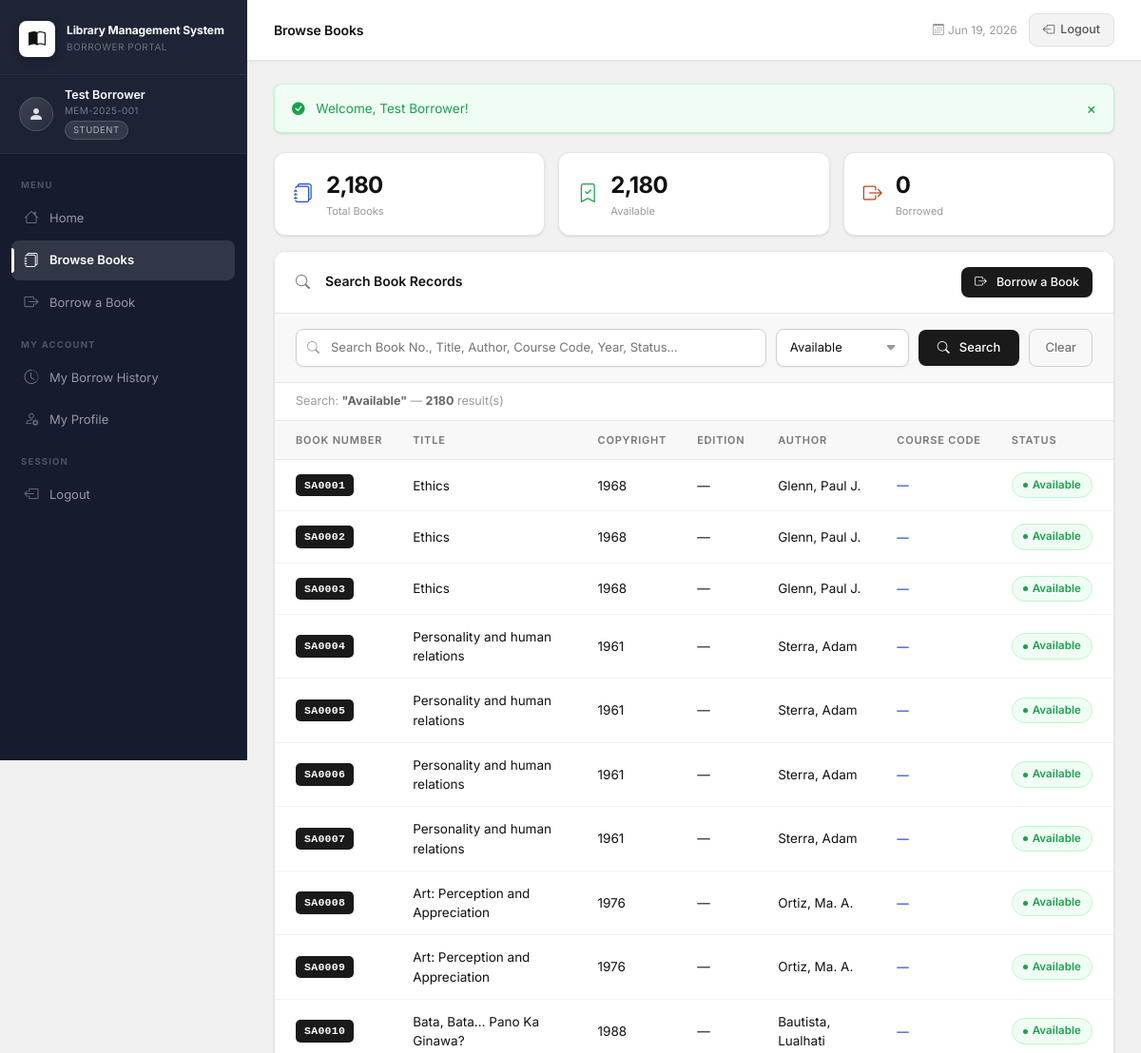
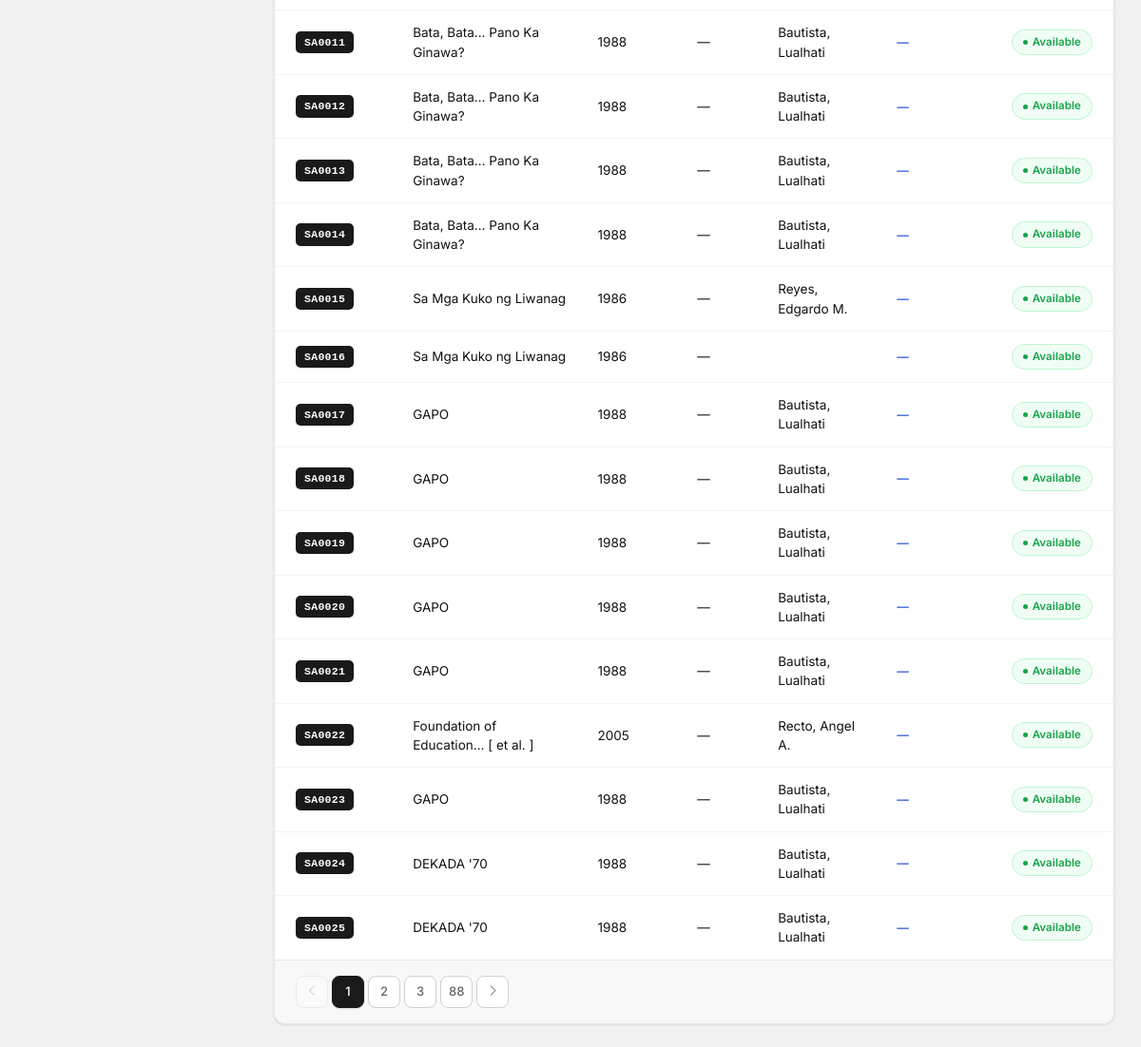
/library_management/user/books.php?status=Available (signed in), run on the app's committed database (2 pictures, top to bottom).
### tables this page shows
CREATE TABLE IF NOT EXISTS books (
    id             INT AUTO_INCREMENT PRIMARY KEY,
    book_number    VARCHAR(20)  NOT NULL UNIQUE COMMENT 'Accession No. e.g. SA0001',
    title          VARCHAR(500) NOT NULL,
    copyright_year VARCHAR(10)  DEFAULT NULL,
    edition        VARCHAR(50)  DEFAULT NULL,
    author         VARCHAR(255) NOT NULL,
    course_code    VARCHAR(50)  DEFAULT NULL,
    status         ENUM('Available','Borrowed') NOT NULL DEFAULT 'Available',
    created_at     TIMESTAMP DEFAULT CURRENT_TIMESTAMP,
    updated_at     TIMESTAMP DEFAULT CURRENT_TIMESTAMP ON UPDATE CURRENT_TIMESTAMP
);

### library_management/user/books.php (the view, shortened to what this page needs)
<?php
$pdo       = getDB();
$search  = trim($_GET['search'] ?? '');
$status  = $_GET['status'] ?? '';
$page    = max(1, intval($_GET['page'] ?? 1));
$perPage = 25;
$offset  = ($page - 1) * $perPage;
$where  = [];
$params = [];
if ($status !== '') { $where[] = "status = ?"; $params[] = $status; }
$whereSQL = $where ? 'WHERE ' . implode(' AND ', $where) : '';
$total      = $pdo->prepare("SELECT COUNT(*) FROM books $whereSQL");
$total->execute($params);
$total      = $total->fetchColumn();
$totalPages = max(1, ceil($total / $perPage));
$stmt = $pdo->prepare("SELECT * FROM books $whereSQL ORDER BY book_number ASC LIMIT $perPage OFFSET $offset");
$stmt->execute($params);
$books = $stmt->fetchAll();
$availCount  = $pdo->query("SELECT COUNT(*) FROM books WHERE status='Available'")->fetchColumn();
$borrowCount = $pdo->query("SELECT COUNT(*) FROM books WHERE status='Borrowed'")->fetchColumn();
require_once __DIR__ . '/header.php';
?>
<div class="mini-stats-row">
    <div class="mini-stat"><i class="bi bi-journals"></i><div><div class="ms-num"><?= number_format($total) ?></div><div class="ms-lbl">Total Books</div></div></div>
    <div class="mini-stat ms-green"><i class="bi bi-bookmark-check"></i><div><div class="ms-num"><?= number_format($availCount) ?></div><div class="ms-lbl">Available</div></div></div>
    <div class="mini-stat ms-orange"><i class="bi bi-box-arrow-right"></i><div><div class="ms-num"><?= number_format($borrowCount) ?></div><div class="ms-lbl">Borrowed</div></div></div>
</div>
<div class="section-card mt-3">
    <div class="section-header">
        <h3><i class="bi bi-search me-2"></i>Search Book Records</h3>
        <a href="<?= BASE_URL ?>/user/borrow.php" class="btn-primary-custom" style="font-size:12.5px;padding:7px 14px;">
            <i class="bi bi-box-arrow-right me-1"></i>Borrow a Book
        </a>
    </div>
    <form method="GET" class="filter-bar">
        <div class="filter-row">
            <div class="search-wrap">
                <input type="text" name="search" class="filter-input search-input"
                       placeholder="Search Book No., Title, Author, Course Code, Year, Status..."
                       value="<?= htmlspecialchars($search) ?>">
            </div>
            <select name="status" class="filter-input filter-select">
                <option value="Available" <?= $status === 'Available' ? 'selected' : '' ?>>Available</option>
            </select>
            <button type="submit" class="btn-filter"><i class="bi bi-search me-1"></i>Search</button>
            <?php if ($search || $status): ?>
            <a href="<?= BASE_URL ?>/user/books.php" class="btn-filter-reset">Clear</a>
            <?php endif; ?>
        </div>
    </form>
    <div class="table-info">
        <?php if ($search || $status): ?>
        Search: <strong>"<?= htmlspecialchars($search ?: $status) ?>"</strong> — <strong><?= $total ?></strong> result(s)
        <?php else: ?>
        Showing <strong><?= count($books) ?></strong> of <strong><?= $total ?></strong> books
        <?php endif; ?>
    </div>
    <div class="table-responsive">
        <table class="data-table books-table">
            <thead>
                <tr>
                    <th>Book Number</th>
                    <th>Title</th>
                    <th>Copyright</th>
                    <th>Edition</th>
                    <th>Author</th>
                    <th>Course Code</th>
                    <th>Status</th>
                </tr>
            </thead>
            <tbody>
                <?php if (empty($books)): ?>
                <tr><td colspan="7" class="text-center text-muted py-5">No books found matching your search.</td></tr>
                <?php else: foreach ($books as $b): ?>
                <tr>
                    <td><span class="book-num"><?= htmlspecialchars($b['book_number']) ?></span></td>
                    <td><?= htmlspecialchars($b['title']) ?></td>
                    <td><?= htmlspecialchars($b['copyright_year'] ?: '—') ?></td>
                    <td><?= htmlspecialchars($b['edition'] ?: '—') ?></td>
                    <td><?= htmlspecialchars($b['author']) ?></td>
                    <td><span class="course-code"><?= htmlspecialchars($b['course_code'] ?: '—') ?></span></td>
                    <td>
                        <?php if ($b['status'] === 'Available'): ?>
                        <span class="badge-status badge-available">Available</span>
                        <?php else: ?>
                        <span class="badge-status badge-borrowed">Borrowed</span>
                        <?php endif; ?>
                    </td>
                </tr>
                <?php endforeach; endif; ?>
            </tbody>
        </table>
    </div>
    <?php if ($totalPages > 1): ?>
    <nav class="pagination-wrap">
        <ul class="custom-pagination">
            <li class="<?= $page<=1?'disabled':'' ?>">
                <a href="?page=<?= $page-1 ?>&search=<?= urlencode($search) ?>&status=<?= $status ?>"><i class="bi bi-chevron-left"></i></a>
            </li>
            <?php
            $start = max(1, $page - 2);
            $end   = min($totalPages, $page + 2);
            if ($start > 1): ?><li><a href="?page=1&search=<?= urlencode($search) ?>&status=<?= $status ?>">1</a></li><?php endif;
            for ($i = $start; $i <= $end; $i++): ?>
            <li class="<?= $i===$page?'active':'' ?>">
                <a href="?page=<?= $i ?>&search=<?= urlencode($search) ?>&status=<?= $status ?>"><?= $i ?></a>
            </li>
            <?php endfor;
            if ($end < $totalPages): ?><li><a href="?page=<?= $totalPages ?>&search=<?= urlencode($search) ?>&status=<?= $status ?>"><?= $totalPages ?></a></li><?php endif; ?>
            <li class="<?= $page>=$totalPages?'disabled':'' ?>">
                <a href="?page=<?= $page+1 ?>&search=<?= urlencode($search) ?>&status=<?= $status ?>"><i class="bi bi-chevron-right"></i></a>
            </li>
        </ul>
    </nav>
    <?php endif; ?>
</div>
<?php require_once __DIR__ . '/footer.php'; ?>

### data on the page
books: book_number "SA0001", title "Ethics", copyright_year "1968", edition "—", author "Glenn, Paul J.", course_code "—", status "Available"
books: book_number "SA0002", title "Ethics", copyright_year "1968", edition "—", author "Glenn, Paul J.", course_code "—", status "Available"
books: book_number "SA0003", title "Ethics", copyright_year "1968", edition "—", author "Glenn, Paul J.", course_code "—", status "Available"
books: book_number "SA0004", title "Personality and human relations", copyright_year "1961", edition "—", author "Sterra, Adam", course_code "—", status "Available"
books: book_number "SA0005", title "Personality and human relations", copyright_year "1961", edition "—", author "Sterra, Adam", course_code "—", status "Available"
books: book_number "SA0006", title "Personality and human relations", copyright_year "1961", edition "—", author "Sterra, Adam", course_code "—", status "Available"
books: book_number "SA0007", title "Personality and human relations", copyright_year "1961", edition "—", author "Sterra, Adam", course_code "—", status "Available"
books: book_number "SA0008", title "Art: Perception and Appreciation", copyright_year "1976", edition "—", author "Ortiz, Ma. A.", course_code "—", status "Available"
books: book_number "SA0009", title "Art: Perception and Appreciation", copyright_year "1976", edition "—", author "Ortiz, Ma. A.", course_code "—", status "Available"
books: book_number "SA0010", title "Bata, Bata… Pano Ka Ginawa?", copyright_year "1988", edition "—", author "Bautista, Lualhati", course_code "—", status "Available"
books: book_number "SA0011", title "Bata, Bata… Pano Ka Ginawa?", copyright_year "1988", edition "—", author "Bautista, Lualhati", course_code "—", status "Available"
books: book_number "SA0012", title "Bata, Bata… Pano Ka Ginawa?", copyright_year "1988", edition "—", author "Bautista, Lualhati", course_code "—", status "Available"
books: book_number "SA0013", title "Bata, Bata… Pano Ka Ginawa?", copyright_year "1988", edition "—", author "Bautista, Lualhati", course_code "—", status "Available"
books: book_number "SA0014", title "Bata, Bata… Pano Ka Ginawa?", copyright_year "1988", edition "—", author "Bautista, Lualhati", course_code "—", status "Available"
books: book_number "SA0015", title "Sa Mga Kuko ng Liwanag", copyright_year "1986", edition "—", author "Reyes, Edgardo M.", course_code "—", status "Available"
books: book_number "SA0016", title "Sa Mga Kuko ng Liwanag", copyright_year "1986", edition "—", course_code "—", status "Available"
books: book_number "SA0017", title "GAPO", copyright_year "1988", edition "—", author "Bautista, Lualhati", course_code "—", status "Available"
books: book_number "SA0018", title "GAPO", copyright_year "1988", edition "—", author "Bautista, Lualhati", course_code "—", status "Available"
books: book_number "SA0019", title "GAPO", copyright_year "1988", edition "—", author "Bautista, Lualhati", course_code "—", status "Available"
books: book_number "SA0020", title "GAPO", copyright_year "1988", edition "—", author "Bautista, Lualhati", course_code "—", status "Available"
books: book_number "SA0021", title "GAPO", copyright_year "1988", edition "—", author "Bautista, Lualhati", course_code "—", status "Available"
books: book_number "SA0022", title "Foundation of Education… [ et al. ]", copyright_year "2005", edition "—", author "Recto, Angel A.", course_code "—", status "Available"
books: book_number "SA0023", title "GAPO", copyright_year "1988", edition "—", author "Bautista, Lualhati", course_code "—", status "Available"
books: book_number "SA0024", title "DEKADA '70", copyright_year "1988", edition "—", author "Bautista, Lualhati", course_code "—", status "Available"
books: book_number "SA0025", title "DEKADA '70", copyright_year "1988", edition "—", author "Bautista, Lualhati", course_code "—", status "Available"

### other printed values
$_SESSION['user_name'] "Test Borrower"
$_SESSION['user_member_id'] "MEM-2025-001"
$_SESSION['user_type'] "STUDENT"
$pageTitle "Browse Books"
$flash['message'] "Welcome, Test Borrower!"
$total "2,180"
$availCount "2,180"
$borrowCount "0"
$search ?: $status "Available"
$total "2180"
$totalPages "88"
